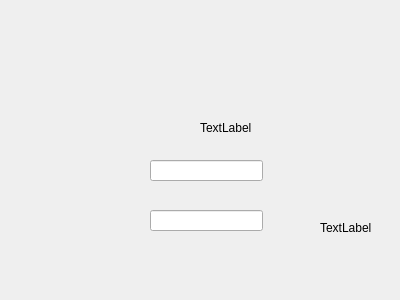
<?xml version="1.0" encoding="UTF-8"?>
<ui version="4.0">
 <class>userAddUser</class>
 <widget class="QDialog" name="userAddUser">
  <property name="geometry">
   <rect>
    <x>0</x>
    <y>0</y>
    <width>400</width>
    <height>300</height>
   </rect>
  </property>
  <property name="windowTitle">
   <string>Dialog</string>
  </property>
  <widget class="QLineEdit" name="passwordEdit">
   <property name="geometry">
    <rect>
     <x>150</x>
     <y>210</y>
     <width>113</width>
     <height>21</height>
    </rect>
   </property>
  </widget>
  <widget class="QLabel" name="welcomeLabel">
   <property name="geometry">
    <rect>
     <x>200</x>
     <y>120</y>
     <width>59</width>
     <height>16</height>
    </rect>
   </property>
   <property name="text">
    <string>TextLabel</string>
   </property>
  </widget>
  <widget class="QLabel" name="userNameLabel">
   <property name="geometry">
    <rect>
     <x>320</x>
     <y>220</y>
     <width>59</width>
     <height>16</height>
    </rect>
   </property>
   <property name="text">
    <string>TextLabel</string>
   </property>
  </widget>
  <widget class="QLabel" name="passwordLabel">
   <property name="geometry">
    <rect>
     <x>280</x>
     <y>310</y>
     <width>59</width>
     <height>16</height>
    </rect>
   </property>
   <property name="text">
    <string>TextLabel</string>
   </property>
  </widget>
  <widget class="QPushButton" name="updateButton">
   <property name="geometry">
    <rect>
     <x>90</x>
     <y>310</y>
     <width>113</width>
     <height>32</height>
    </rect>
   </property>
   <property name="text">
    <string>PushButton</string>
   </property>
  </widget>
  <widget class="QLineEdit" name="usernameEdit">
   <property name="geometry">
    <rect>
     <x>150</x>
     <y>160</y>
     <width>113</width>
     <height>21</height>
    </rect>
   </property>
  </widget>
 </widget>
 <resources/>
 <connections/>
</ui>
